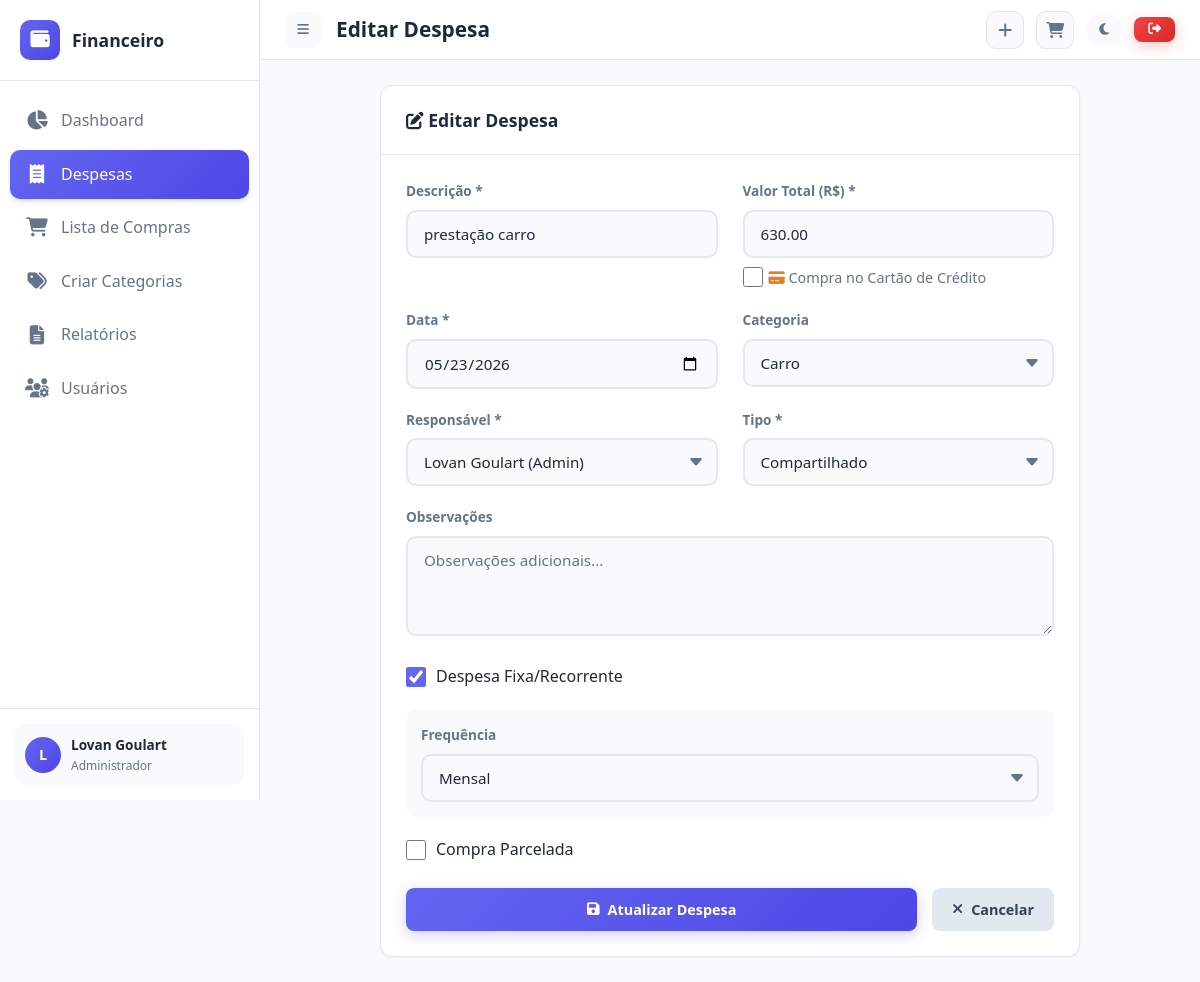
/expenses/edit/1 (signed in), run on the app's committed database.
### tables this page shows
CREATE TABLE users (
            id INTEGER PRIMARY KEY AUTOINCREMENT,
            username TEXT UNIQUE NOT NULL,
            name TEXT NOT NULL,
            email TEXT NOT NULL,
            password_hash TEXT NOT NULL,
            role TEXT DEFAULT 'user',
            created_at TIMESTAMP DEFAULT CURRENT_TIMESTAMP
        );

CREATE TABLE expenses (
            id INTEGER PRIMARY KEY AUTOINCREMENT,
            description TEXT NOT NULL,
            amount REAL NOT NULL,
            expense_date DATE NOT NULL,
            category_id INTEGER,
            person_id INTEGER NOT NULL,
            expense_type TEXT DEFAULT 'individual',
            is_recurring INTEGER DEFAULT 0,
            recurring_frequency TEXT,
            next_due_date DATE,
            is_installment INTEGER DEFAULT 0,
            installment_total INTEGER DEFAULT 1,
            installment_number INTEGER DEFAULT 1,
            installment_group_id TEXT,
            notes TEXT,
            created_by INTEGER,
            created_at TIMESTAMP DEFAULT CURRENT_TIMESTAMP,
            FOREIGN KEY (category_id) REFERENCES categories(id),
            FOREIGN KEY (person_id) REFERENCES users(id),
            FOREIGN KEY (created_by) REFERENCES users(id)
        );

CREATE TABLE categories (
            id INTEGER PRIMARY KEY AUTOINCREMENT,
            name TEXT NOT NULL,
            icon TEXT DEFAULT 'tag',
            color TEXT DEFAULT '#6c757d',
            family_email TEXT NOT NULL,
            created_at TIMESTAMP DEFAULT CURRENT_TIMESTAMP
        );

### app.py (the view, shortened to what this page needs)
@app.route('/expenses/edit/<int:id>', methods=['GET', 'POST'])
@login_required
@family_context
def edit_expense(current_user, family_email, is_admin, id):
    conn = get_db_connection(app.config['DATABASE'])
    expense = conn.execute('SELECT * FROM expenses WHERE id = ?', (id,)).fetchone()
    if not expense:
        conn.close()
        abort(404)
    member_ids = get_family_member_ids(family_email)
    if expense['person_id'] not in member_ids:
        conn.close()
        abort(403)
    if not is_admin and expense['created_by'] != current_user['id']:
        conn.close()
        flash('Você só pode editar suas próprias movimentações.', 'danger')
        return redirect(url_for('expenses'))
    categories = conn.execute(
        'SELECT * FROM categories WHERE family_email = ? ORDER BY name',
        (family_email,)
    ).fetchall()
    family_members = get_family_members(family_email)
    expense_dict = dict(expense)
    expense_dict['expense_date_br'] = format_date_br(expense_dict['expense_date'])
    conn.close()
    return render_template('expense_form.html',
        current_user=current_user, is_admin=is_admin,
        categories=[dict(c) for c in categories], family_members=family_members,
        expense=expense_dict, action='edit'
    )

### app.py (called while the page is built)
def format_date_br(date_obj):
    if isinstance(date_obj, str):
        try:
            date_obj = datetime.strptime(date_obj, '%Y-%m-%d')
        except ValueError:
            return date_obj
    if date_obj:
        return date_obj.strftime('%d/%m/%Y')
    return ''

def login_required(f):
    @wraps(f)
    def decorated_function(*args, **kwargs):
        if 'user_id' not in session:
            flash('Por favor, faça login para acessar esta página.', 'warning')
            return redirect(url_for('login'))
        return f(*args, **kwargs)
    return decorated_function

def family_context(f):
    @wraps(f)
    def decorated_function(*args, **kwargs):
        if 'user_id' not in session:
            return redirect(url_for('login'))
        conn = get_db_connection(app.config['DATABASE'])
        user = conn.execute('SELECT * FROM users WHERE id = ?', (session['user_id'],)).fetchone()
        conn.close()
        if not user:
            session.clear()
            flash('Usuário não encontrado.', 'danger')
            return redirect(url_for('login'))
        kwargs['current_user'] = dict(user)
        kwargs['family_email'] = user['email']
        kwargs['is_admin'] = user['role'] == 'admin'
        return f(*args, **kwargs)
    return decorated_function

def get_family_members(family_email):
    conn = get_db_connection(app.config['DATABASE'])
    members = conn.execute(
        'SELECT id, username, name, role FROM users WHERE email = ? ORDER BY created_at',
        (family_email,)
    ).fetchall()
    conn.close()
    return [dict(m) for m in members]

def get_family_member_ids(family_email):
    members = get_family_members(family_email)
    return [m['id'] for m in members]

### models/database.py (called while the page is built)
def get_db_connection(db_path):
    conn = sqlite3.connect(db_path)
    conn.row_factory = sqlite3.Row
    return conn

### templates/expense_form.html (shortened to what this page needs)
{% extends "base.html" %}
{% block page_title %}{% if action == 'add' %}Nova Despesa{% else %}Editar Despesa{% endif %}{% endblock %}
{% block content %}
<div class="card" style="max-width: 700px; margin: 0 auto;">
    <div class="card-header">
        <span class="card-title">
            {% if action == 'add' %}
            <i class="fas fa-plus-circle"></i> Nova Despesa
            {% else %}
            <i class="fas fa-edit"></i> Editar Despesa
            {% endif %}
        </span>
    </div>
    <div class="card-body">
        <form method="POST" action="{% if action == 'add' %}{{ url_for('add_expense') }}{% else %}{{ url_for('edit_expense', id=expense.id) }}{% endif %}">
            <div class="grid-2">
                <div class="form-group">
                    <label class="form-label">Descrição *</label>
                    <input type="text" name="description" class="form-control" placeholder="Ex: Supermercado"
                           value="{{ expense.description if expense else '' }}" required>
                </div>
                <div class="form-group">
                    <label class="form-label">Valor Total (R$) *</label>
                    <input type="number" name="amount" class="form-control" placeholder="0,00" step="0.01" min="0.01"
                           value="{{ "%.2f"|format(expense.amount) if expense else '' }}" required>
                    <label class="form-check" style="cursor: pointer; margin-top: 8px; display: flex; align-items: center; gap: 6px;">
                        <input type="checkbox" name="is_credit" id="is_credit" class="form-check-input"
                               {% if expense and expense.is_credit %}checked{% endif %}>
                        <span style="font-size: 0.9em; color: var(--text-secondary);">
                            <i class="fas fa-credit-card" style="color: #e67e22;"></i>
                            Compra no Cartão de Crédito
                        </span>
                    </label>
                </div>
            </div>
            <div class="grid-2">
                <div class="form-group">
                   <label class="form-label">Data *</label>
                <input
                     type="date"
                     name="expense_date"
                     id="expense_date"
                     class="form-control"
                     value="{{ expense.expense_date if expense else now.strftime('%Y-%m-%d') }}"
                     required
                >
                </div>
                <div class="form-group">
                    <label class="form-label">Categoria</label>
                    <select name="category_id" class="form-control">
                        {% for cat in categories %}
                        <option value="{{ cat.id }}" {% if expense and expense.category_id == cat.id %}selected{% endif %}>
                            {{ cat.name }}
                        </option>
                        {% endfor %}
                    </select>
                </div>
            </div>
            <div class="grid-2">
                <div class="form-group">
                    <label class="form-label">Responsável *</label>
                    <select name="person_id" class="form-control" required>
                        {% for member in family_members %}
                        <option value="{{ member.id }}"
                                {% if expense and expense.person_id == member.id %}selected{% elif not expense and current_user.id == member.id %}selected{% endif %}>
                            {{ member.name }} {% if member.role == 'admin' %}(Admin){% endif %}
                        </option>
                        {% endfor %}
                    </select>
                </div>
                <div class="form-group">
                    <label class="form-label">Tipo *</label>
                    <select name="expense_type" class="form-control" required>
                        <option value="compartilhado" {% if expense and expense.expense_type == 'compartilhado' %}selected{% endif %}>Compartilhado</option>
                    </select>
                </div>
            </div>
            <div class="form-group">
                <label class="form-label">Observações</label>
                <textarea name="notes" class="form-control" placeholder="Observações adicionais...">{{ expense.notes if expense else '' }}</textarea>
            </div>
            <div class="form-group">
                <label class="form-check" style="cursor: pointer;">
                    <input type="checkbox" name="is_recurring" id="is_recurring" class="form-check-input"
                           {% if expense and expense.is_recurring %}checked{% endif %}>
                    <span>Despesa Fixa/Recorrente</span>
                </label>
            </div>
            <div id="recurring-fields" class="form-group" style="display: none; background: var(--bg-primary); padding: 15px; border-radius: 10px;">
                <label class="form-label">Frequência</label>
                <select name="recurring_frequency" class="form-control">
                    <option value="mensal" {% if expense and expense.recurring_frequency == 'mensal' %}selected{% endif %}>Mensal</option>
                </select>
            </div>
            <div class="form-group">
                <label class="form-check" style="cursor: pointer;">
                    <input type="checkbox" name="is_installment" id="is_installment" class="form-check-input"
                           {% if expense and expense.is_installment %}checked{% endif %}>
                    <span>Compra Parcelada</span>
                </label>
            </div>
            <div style="display: flex; gap: 15px; margin-top: 25px;">
                <button type="submit" class="btn btn-primary" style="flex: 1;">
                    <i class="fas fa-save"></i>
                    {% if action == 'add' %}Salvar Despesa{% else %}Atualizar Despesa{% endif %}
                </button>
                <a href="{{ url_for('expenses') }}" class="btn btn-secondary">
                    <i class="fas fa-times"></i> Cancelar
                </a>
            </div>
        </form>
    </div>
</div>
{% endblock %}

### templates/base.html (shortened to what this page needs)
<!DOCTYPE html>
<html lang="pt-BR" data-theme="light">
<head>
    <link rel="stylesheet" href="https://cdnjs.cloudflare.com/ajax/libs/font-awesome/6.5.1/css/all.min.css">
    <link rel="stylesheet" href="{{ url_for('static', filename='css/style.css') }}">
</head>
<body>
    {% if session.user_id %}
    <div class="app-layout">
        <aside class="sidebar">
            <div class="sidebar-header">
                <div class="sidebar-logo">
                    <i class="fas fa-wallet"></i>
                </div>
                <span class="sidebar-brand">Financeiro</span>
            </div>
            <ul class="sidebar-nav">
                <li>
                    <a href="{{ url_for('dashboard') }}" class="{% if request.endpoint == 'dashboard' %}active{% endif %}">
                        <i class="fas fa-chart-pie"></i>
                        <span>Dashboard</span>
                    </a>
                </li>
                <li>
                    <a href="{{ url_for('expenses') }}" class="{% if request.endpoint in ['expenses', 'add_expense', 'edit_expense'] %}active{% endif %}">
                        <i class="fas fa-receipt"></i>
                        <span>Despesas</span>
                    </a>
                </li>
                <li>
                    <a href="{{ url_for('shopping') }}" class="{% if request.endpoint in ['shopping'] %}active{% endif %}">
                        <i class="fas fa-shopping-cart"></i>
                        <span>Lista de Compras</span>
                    </a>
                </li>
                <li>
                    <a href="{{ url_for('categories') }}" class="{% if request.endpoint in ['categories'] %}active{% endif %}">
                        <i class="fas fa-tags"></i>
                        <span>Criar Categorias</span>
                    </a>
                </li>
                <li>
                    <a href="{{ url_for('reports') }}" class="{% if request.endpoint in ['reports'] %}active{% endif %}">
                        <i class="fas fa-file-alt"></i>
                        <span>Relatórios</span>
                    </a>
                </li>
                {% if is_admin %}
                <li>
                    <a href="{{ url_for('admin_users') }}" class="{% if request.endpoint in ['admin_users'] %}active{% endif %}">
                        <i class="fas fa-users-cog"></i>
                        <span>Usuários</span>
                    </a>
                </li>
                {% endif %}
            </ul>
            <div class="sidebar-footer">
                <div class="user-info">
                    <div class="user-avatar">{{ current_user.name[0]|upper }}</div>
                    <div class="user-details">
                        <div class="user-name">{{ current_user.name }}</div>
                        <div class="user-role">{{ 'Administrador' if is_admin else 'Usuario' }}</div>
                    </div>
                </div>
            </div>
        </aside>
        <main class="main-content">
            <header class="top-header">
                <div class="header-left">
                    <button class="menu-toggle" type="button">
                        <i class="fas fa-bars"></i>
                    </button>
                    <h1 class="page-title">{% block page_title %}Dashboard{% endblock %}</h1>
                </div>
                <div class="header-right">
    <a href="{{ url_for('add_expense') }}"
       class="header-icon {% if request.endpoint in ['add_expense'] %}active{% endif %}"
       title="Adicionar despesa">
        <i class="fas fa-plus"></i>
    </a>
    <a href="{{ url_for('shopping') }}"
       class="header-icon {% if request.endpoint in ['shopping'] %}active{% endif %}"
       title="Lista de compras">
        <i class="fas fa-shopping-cart"></i>
    </a>
    <button class="theme-toggle" type="button" title="Alternar tema">
        <i class="fas fa-moon"></i>
    </button>
    <a href="{{ url_for('logout') }}" class="btn btn-sm btn-danger" title="Sair">
        <i class="fas fa-sign-out-alt"></i>
    </a>
</div>
            </header>
            <div class="content-area">
                {% block content %}{% endblock %}
            </div>
        </main>
    </div>
    {% else %}
        {% block auth_content %}{% endblock %}
    {% endif %}
</body>
</html>

### templates/base.html (style rules this page uses)
.grid-2 { display: grid; grid-template-columns: 1fr 1fr; gap: 25px; align-items: start; }

### data on the page
users: name "L", name "Lovan Goulart"
expenses: description "prestação carro", amount "630.00", expense_date "05/23/2026", category_id "Carro", person_id "Lovan Goulart (Admin)", expense_type "Compartilhado", is_recurring "☑", recurring_frequency "Mensal"

### other printed values
{{ 'Administrador' if is_admin else 'Usuario' }} "Administrador"
